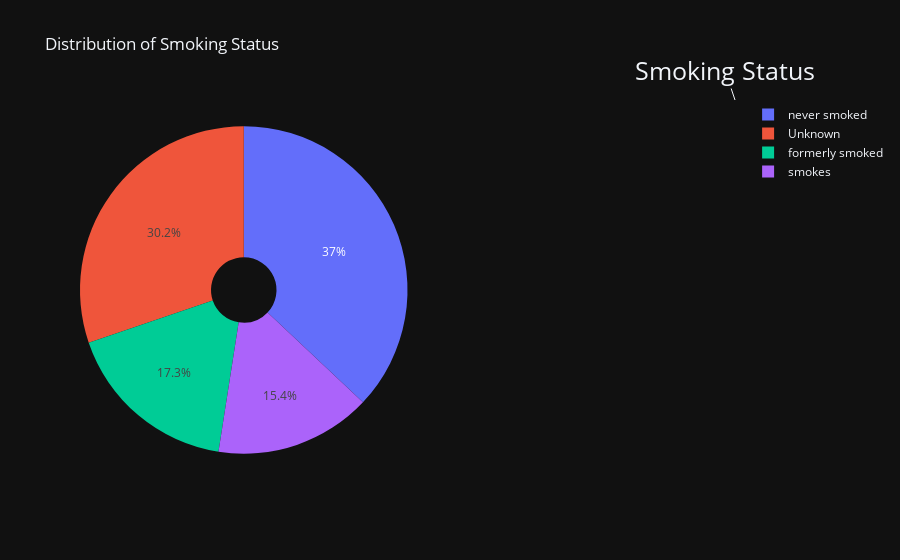

Here is the notebook cell this chart was saved with:
### Code cell
df = dataset

labels = dataset['smoking_status'].value_counts().index
pie1 = dataset['smoking_status'].value_counts().values
# figure
fig = {
  "data": [
    {
      "values": pie1,
      "labels": labels,
      "domain": {"x": [0, .5]},
      "name": "",
      "hoverinfo":"label+percent+name+value",
      "hole": .2,
      "type": "pie",
    },],
  "layout": {
        "title":"Distribution of Smoking Status",
        "annotations": [
            { "font": { "size": 25},
              "showarrow": True,
              "text": "Smoking Status",
                "x": 1,
                "y": 1,
             
            },
        ]
    }
}
iplot(fig)

# plt.figure(figsize = (8,8))
# plt.pie(pie1, labels=labels, autopct='%1.1f%%')
# plt.title("Distribution of Smoking Status",color = 'black',fontsize = 15)

### Figure 1 — Plotly figure (JSON) as saved in the notebook; plotly's stock layout.template omitted (floating-point values rounded to 4 significant figures)
{"data": [{"domain": {"x": [0, 0.5]}, "hole": 0.2, "hoverinfo": "label+percent+name+value", "labels": ["never smoked", "Unknown", "formerly smoked", "smokes"], "name": "", "values": [1892, 1544, 885, 789], "type": "pie"}], "layout": {"annotations": [{"font": {"size": 25}, "showarrow": true, "text": "Smoking Status", "x": 1, "y": 1}], "title": {"text": "Distribution of Smoking Status"}}}
